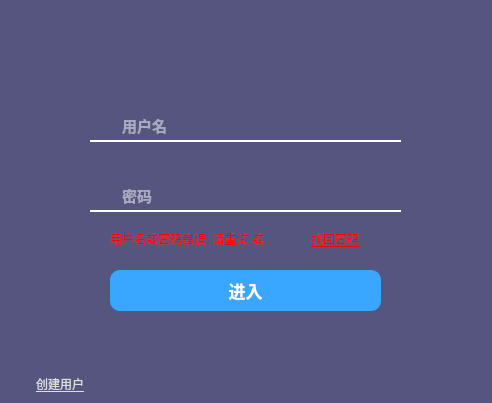
<?xml version="1.0" encoding="UTF-8"?>
<ui version="4.0">
 <class>Login</class>
 <widget class="QWidget" name="Login">
  <property name="windowModality">
   <enum>Qt::WindowModal</enum>
  </property>
  <property name="geometry">
   <rect>
    <x>0</x>
    <y>0</y>
    <width>492</width>
    <height>403</height>
   </rect>
  </property>
  <property name="minimumSize">
   <size>
    <width>0</width>
    <height>0</height>
   </size>
  </property>
  <property name="maximumSize">
   <size>
    <width>10000</width>
    <height>10000</height>
   </size>
  </property>
  <property name="font">
   <font>
    <family>High Tower Text</family>
    <weight>75</weight>
    <bold>true</bold>
   </font>
  </property>
  <property name="windowTitle">
   <string>Password Manager</string>
  </property>
  <property name="autoFillBackground">
   <bool>false</bool>
  </property>
  <property name="styleSheet">
   <string notr="true">background: rgb(85, 85, 127);
border-radius:10px;
</string>
  </property>
  <widget class="QPushButton" name="LoginInbtn">
   <property name="geometry">
    <rect>
     <x>110</x>
     <y>270</y>
     <width>271</width>
     <height>41</height>
    </rect>
   </property>
   <property name="palette">
    <palette>
     <active>
      <colorrole role="WindowText">
       <brush brushstyle="SolidPattern">
        <color alpha="255">
         <red>255</red>
         <green>255</green>
         <blue>255</blue>
        </color>
       </brush>
      </colorrole>
      <colorrole role="Button">
       <brush brushstyle="LinearGradientPattern">
        <gradient startx="0.999316000000000" starty="0.353000000000000" endx="1.000000000000000" endy="0.000000000000000" type="LinearGradient" spread="PadSpread" coordinatemode="ObjectBoundingMode">
         <gradientstop position="1.000000000000000">
          <color alpha="255">
           <red>57</red>
           <green>166</green>
           <blue>255</blue>
          </color>
         </gradientstop>
        </gradient>
       </brush>
      </colorrole>
      <colorrole role="Text">
       <brush brushstyle="SolidPattern">
        <color alpha="255">
         <red>255</red>
         <green>255</green>
         <blue>255</blue>
        </color>
       </brush>
      </colorrole>
      <colorrole role="ButtonText">
       <brush brushstyle="SolidPattern">
        <color alpha="255">
         <red>255</red>
         <green>255</green>
         <blue>255</blue>
        </color>
       </brush>
      </colorrole>
      <colorrole role="Base">
       <brush brushstyle="LinearGradientPattern">
        <gradient startx="0.999316000000000" starty="0.353000000000000" endx="1.000000000000000" endy="0.000000000000000" type="LinearGradient" spread="PadSpread" coordinatemode="ObjectBoundingMode">
         <gradientstop position="1.000000000000000">
          <color alpha="255">
           <red>57</red>
           <green>166</green>
           <blue>255</blue>
          </color>
         </gradientstop>
        </gradient>
       </brush>
      </colorrole>
      <colorrole role="Window">
       <brush brushstyle="LinearGradientPattern">
        <gradient startx="0.999316000000000" starty="0.353000000000000" endx="1.000000000000000" endy="0.000000000000000" type="LinearGradient" spread="PadSpread" coordinatemode="ObjectBoundingMode">
         <gradientstop position="1.000000000000000">
          <color alpha="255">
           <red>57</red>
           <green>166</green>
           <blue>255</blue>
          </color>
         </gradientstop>
        </gradient>
       </brush>
      </colorrole>
      <colorrole role="PlaceholderText">
       <brush brushstyle="NoBrush">
        <color alpha="128">
         <red>255</red>
         <green>255</green>
         <blue>255</blue>
        </color>
       </brush>
      </colorrole>
     </active>
     <inactive>
      <colorrole role="WindowText">
       <brush brushstyle="SolidPattern">
        <color alpha="255">
         <red>255</red>
         <green>255</green>
         <blue>255</blue>
        </color>
       </brush>
      </colorrole>
      <colorrole role="Button">
       <brush brushstyle="LinearGradientPattern">
        <gradient startx="0.999316000000000" starty="0.353000000000000" endx="1.000000000000000" endy="0.000000000000000" type="LinearGradient" spread="PadSpread" coordinatemode="ObjectBoundingMode">
         <gradientstop position="1.000000000000000">
          <color alpha="255">
           <red>57</red>
           <green>166</green>
           <blue>255</blue>
          </color>
         </gradientstop>
        </gradient>
       </brush>
      </colorrole>
      <colorrole role="Text">
       <brush brushstyle="SolidPattern">
        <color alpha="255">
         <red>255</red>
         <green>255</green>
         <blue>255</blue>
        </color>
       </brush>
      </colorrole>
      <colorrole role="ButtonText">
       <brush brushstyle="SolidPattern">
        <color alpha="255">
         <red>255</red>
         <green>255</green>
         <blue>255</blue>
        </color>
       </brush>
      </colorrole>
      <colorrole role="Base">
       <brush brushstyle="LinearGradientPattern">
        <gradient startx="0.999316000000000" starty="0.353000000000000" endx="1.000000000000000" endy="0.000000000000000" type="LinearGradient" spread="PadSpread" coordinatemode="ObjectBoundingMode">
         <gradientstop position="1.000000000000000">
          <color alpha="255">
           <red>57</red>
           <green>166</green>
           <blue>255</blue>
          </color>
         </gradientstop>
        </gradient>
       </brush>
      </colorrole>
      <colorrole role="Window">
       <brush brushstyle="LinearGradientPattern">
        <gradient startx="0.999316000000000" starty="0.353000000000000" endx="1.000000000000000" endy="0.000000000000000" type="LinearGradient" spread="PadSpread" coordinatemode="ObjectBoundingMode">
         <gradientstop position="1.000000000000000">
          <color alpha="255">
           <red>57</red>
           <green>166</green>
           <blue>255</blue>
          </color>
         </gradientstop>
        </gradient>
       </brush>
      </colorrole>
      <colorrole role="PlaceholderText">
       <brush brushstyle="NoBrush">
        <color alpha="128">
         <red>255</red>
         <green>255</green>
         <blue>255</blue>
        </color>
       </brush>
      </colorrole>
     </inactive>
     <disabled>
      <colorrole role="WindowText">
       <brush brushstyle="SolidPattern">
        <color alpha="255">
         <red>0</red>
         <green>0</green>
         <blue>0</blue>
        </color>
       </brush>
      </colorrole>
      <colorrole role="Button">
       <brush brushstyle="LinearGradientPattern">
        <gradient startx="0.000000000000000" starty="0.000000000000000" endx="1.000000000000000" endy="0.000000000000000" type="LinearGradient" spread="PadSpread" coordinatemode="ObjectBoundingMode">
         <gradientstop position="0.000000000000000">
          <color alpha="255">
           <red>163</red>
           <green>163</green>
           <blue>163</blue>
          </color>
         </gradientstop>
         <gradientstop position="1.000000000000000">
          <color alpha="255">
           <red>173</red>
           <green>173</green>
           <blue>173</blue>
          </color>
         </gradientstop>
        </gradient>
       </brush>
      </colorrole>
      <colorrole role="Text">
       <brush brushstyle="SolidPattern">
        <color alpha="255">
         <red>0</red>
         <green>0</green>
         <blue>0</blue>
        </color>
       </brush>
      </colorrole>
      <colorrole role="ButtonText">
       <brush brushstyle="SolidPattern">
        <color alpha="255">
         <red>0</red>
         <green>0</green>
         <blue>0</blue>
        </color>
       </brush>
      </colorrole>
      <colorrole role="Base">
       <brush brushstyle="LinearGradientPattern">
        <gradient startx="0.000000000000000" starty="0.000000000000000" endx="1.000000000000000" endy="0.000000000000000" type="LinearGradient" spread="PadSpread" coordinatemode="ObjectBoundingMode">
         <gradientstop position="0.000000000000000">
          <color alpha="255">
           <red>163</red>
           <green>163</green>
           <blue>163</blue>
          </color>
         </gradientstop>
         <gradientstop position="1.000000000000000">
          <color alpha="255">
           <red>173</red>
           <green>173</green>
           <blue>173</blue>
          </color>
         </gradientstop>
        </gradient>
       </brush>
      </colorrole>
      <colorrole role="Window">
       <brush brushstyle="LinearGradientPattern">
        <gradient startx="0.000000000000000" starty="0.000000000000000" endx="1.000000000000000" endy="0.000000000000000" type="LinearGradient" spread="PadSpread" coordinatemode="ObjectBoundingMode">
         <gradientstop position="0.000000000000000">
          <color alpha="255">
           <red>163</red>
           <green>163</green>
           <blue>163</blue>
          </color>
         </gradientstop>
         <gradientstop position="1.000000000000000">
          <color alpha="255">
           <red>173</red>
           <green>173</green>
           <blue>173</blue>
          </color>
         </gradientstop>
        </gradient>
       </brush>
      </colorrole>
      <colorrole role="PlaceholderText">
       <brush brushstyle="NoBrush">
        <color alpha="128">
         <red>255</red>
         <green>255</green>
         <blue>255</blue>
        </color>
       </brush>
      </colorrole>
     </disabled>
    </palette>
   </property>
   <property name="font">
    <font>
     <family>微软雅黑 Light</family>
     <pointsize>-1</pointsize>
     <weight>75</weight>
     <bold>true</bold>
     <kerning>true</kerning>
    </font>
   </property>
   <property name="cursor">
    <cursorShape>PointingHandCursor</cursorShape>
   </property>
   <property name="mouseTracking">
    <bool>true</bool>
   </property>
   <property name="focusPolicy">
    <enum>Qt::NoFocus</enum>
   </property>
   <property name="contextMenuPolicy">
    <enum>Qt::DefaultContextMenu</enum>
   </property>
   <property name="statusTip">
    <string>登录</string>
   </property>
   <property name="styleSheet">
    <string notr="true">QPushButton
{
	border-radius:10px;
	color:white;
	font-size:17px;
	background:qlineargradient(spread:pad, x1:0.999316, y1:0.353, x2:1, y2:0, stop:1 rgba(57, 166, 255, 255));
}
QPushButton:hover
{
	border-radius:5px;
	color:white;
	font-size:17px;
	background:qlineargradient(spread:pad, x1:0.905, y1:0.159682, x2:0.973684, y2:0.96, stop:0.378947 rgba(6, 178, 255, 255), stop:1 rgba(255, 255, 255, 255))
}
QPushButton:disabled
{
	border-radius:10px;
	color:black;
	font-size:17px;
	background:qlineargradient(spread:pad, x1:0, y1:0, x2:1, y2:0, stop:0 rgba(163, 163, 163, 255), stop:1 rgba(173, 173, 173, 255));
}
QPushButton:press
{
	border-radius:2px;
	background-color:transparent;
	color:white;
	font-size:17px;
	background:qlineargradient(spread:pad, x1:0.905, y1:0.159682, x2:0.973684, y2:0.96, stop:0.378947 rgba(21, 178, 255, 255), stop:1 rgba(255, 255, 255, 255))
}</string>
   </property>
   <property name="text">
    <string>进入</string>
   </property>
   <property name="shortcut">
    <string>Ctrl+Enter</string>
   </property>
   <property name="checkable">
    <bool>false</bool>
   </property>
   <property name="autoDefault">
    <bool>true</bool>
   </property>
   <property name="default">
    <bool>true</bool>
   </property>
  </widget>
  <widget class="QLineEdit" name="password">
   <property name="geometry">
    <rect>
     <x>120</x>
     <y>180</y>
     <width>281</width>
     <height>31</height>
    </rect>
   </property>
   <property name="font">
    <font>
     <family>Microsoft YaHei</family>
     <pointsize>11</pointsize>
     <weight>75</weight>
     <bold>true</bold>
    </font>
   </property>
   <property name="focusPolicy">
    <enum>Qt::StrongFocus</enum>
   </property>
   <property name="statusTip">
    <string>输入密码</string>
   </property>
   <property name="autoFillBackground">
    <bool>false</bool>
   </property>
   <property name="styleSheet">
    <string notr="true">QLineEdit
{
	border: 0px;
	border-radius: 15px;
	background-color:transparent;
	color: white;

}</string>
   </property>
   <property name="inputMethodHints">
    <set>Qt::ImhHiddenText|Qt::ImhNoAutoUppercase|Qt::ImhNoPredictiveText|Qt::ImhSensitiveData</set>
   </property>
   <property name="inputMask">
    <string/>
   </property>
   <property name="maxLength">
    <number>16</number>
   </property>
   <property name="echoMode">
    <enum>QLineEdit::Password</enum>
   </property>
   <property name="cursorPosition">
    <number>0</number>
   </property>
   <property name="placeholderText">
    <string>密码</string>
   </property>
   <property name="clearButtonEnabled">
    <bool>true</bool>
   </property>
  </widget>
  <widget class="QLineEdit" name="username">
   <property name="geometry">
    <rect>
     <x>120</x>
     <y>110</y>
     <width>281</width>
     <height>31</height>
    </rect>
   </property>
   <property name="font">
    <font>
     <family>Microsoft YaHei</family>
     <pointsize>11</pointsize>
     <weight>75</weight>
     <bold>true</bold>
    </font>
   </property>
   <property name="tabletTracking">
    <bool>true</bool>
   </property>
   <property name="focusPolicy">
    <enum>Qt::StrongFocus</enum>
   </property>
   <property name="toolTip">
    <string>用户名</string>
   </property>
   <property name="statusTip">
    <string>输入用户名</string>
   </property>
   <property name="accessibleName">
    <string>用户名</string>
   </property>
   <property name="accessibleDescription">
    <string>用户名</string>
   </property>
   <property name="layoutDirection">
    <enum>Qt::LeftToRight</enum>
   </property>
   <property name="autoFillBackground">
    <bool>false</bool>
   </property>
   <property name="styleSheet">
    <string notr="true">QLineEdit
{
	border: 0px;
	border-radius: 15px;
	background-color:transparent;
	color: white;


}</string>
   </property>
   <property name="inputMethodHints">
    <set>Qt::ImhPreferLowercase|Qt::ImhPreferNumbers|Qt::ImhPreferUppercase</set>
   </property>
   <property name="inputMask">
    <string/>
   </property>
   <property name="text">
    <string/>
   </property>
   <property name="maxLength">
    <number>20</number>
   </property>
   <property name="alignment">
    <set>Qt::AlignLeading|Qt::AlignLeft|Qt::AlignVCenter</set>
   </property>
   <property name="placeholderText">
    <string>用户名</string>
   </property>
   <property name="clearButtonEnabled">
    <bool>true</bool>
   </property>
  </widget>
  <widget class="QPushButton" name="createUser">
   <property name="geometry">
    <rect>
     <x>20</x>
     <y>370</y>
     <width>80</width>
     <height>28</height>
    </rect>
   </property>
   <property name="font">
    <font>
     <family>Adobe 黑体 Std R</family>
     <underline>true</underline>
    </font>
   </property>
   <property name="cursor">
    <cursorShape>PointingHandCursor</cursorShape>
   </property>
   <property name="focusPolicy">
    <enum>Qt::NoFocus</enum>
   </property>
   <property name="contextMenuPolicy">
    <enum>Qt::DefaultContextMenu</enum>
   </property>
   <property name="styleSheet">
    <string notr="true">QPushButton
{
	color: rgb(222, 222, 222);
	border: 0px;
	background-color:transparent;
}
QPushButton:hover
{
	color: rgb(0, 170, 255);
	background-color:transparent;
}</string>
   </property>
   <property name="text">
    <string>创建用户</string>
   </property>
   <property name="flat">
    <bool>true</bool>
   </property>
  </widget>
  <widget class="QPushButton" name="userIcon">
   <property name="enabled">
    <bool>true</bool>
   </property>
   <property name="geometry">
    <rect>
     <x>90</x>
     <y>110</y>
     <width>31</width>
     <height>31</height>
    </rect>
   </property>
   <property name="focusPolicy">
    <enum>Qt::NoFocus</enum>
   </property>
   <property name="styleSheet">
    <string notr="true">border: 0px;
background-color:transparent;</string>
   </property>
   <property name="text">
    <string/>
   </property>
   <property name="icon">
    <iconset resource="icon.qrc">
     <normaloff>:/icon1/usernameWHITE</normaloff>:/icon1/usernameWHITE</iconset>
   </property>
   <property name="iconSize">
    <size>
     <width>20</width>
     <height>20</height>
    </size>
   </property>
   <property name="flat">
    <bool>true</bool>
   </property>
  </widget>
  <widget class="QPushButton" name="pswdIcon">
   <property name="enabled">
    <bool>true</bool>
   </property>
   <property name="geometry">
    <rect>
     <x>90</x>
     <y>180</y>
     <width>31</width>
     <height>31</height>
    </rect>
   </property>
   <property name="focusPolicy">
    <enum>Qt::NoFocus</enum>
   </property>
   <property name="styleSheet">
    <string notr="true">border: 0px;
background-color:transparent;</string>
   </property>
   <property name="text">
    <string/>
   </property>
   <property name="icon">
    <iconset resource="icon.qrc">
     <normaloff>:/icon1/pswdWHITE</normaloff>:/icon1/pswdWHITE</iconset>
   </property>
   <property name="iconSize">
    <size>
     <width>20</width>
     <height>20</height>
    </size>
   </property>
   <property name="flat">
    <bool>true</bool>
   </property>
  </widget>
  <widget class="QPushButton" name="Help">
   <property name="geometry">
    <rect>
     <x>440</x>
     <y>360</y>
     <width>35</width>
     <height>35</height>
    </rect>
   </property>
   <property name="font">
    <font>
     <stylestrategy>PreferAntialias</stylestrategy>
    </font>
   </property>
   <property name="cursor">
    <cursorShape>PointingHandCursor</cursorShape>
   </property>
   <property name="focusPolicy">
    <enum>Qt::NoFocus</enum>
   </property>
   <property name="styleSheet">
    <string notr="true">QPushButton
{
	border: 0px;
	background-color:transparent;
}
QPushButton:hover
{
	border: 0px;
	background-color:transparent;
}</string>
   </property>
   <property name="text">
    <string/>
   </property>
   <property name="icon">
    <iconset resource="icon.qrc">
     <normaloff>:/icon1/helpWHITE</normaloff>:/icon1/helpWHITE</iconset>
   </property>
   <property name="iconSize">
    <size>
     <width>25</width>
     <height>25</height>
    </size>
   </property>
   <property name="flat">
    <bool>true</bool>
   </property>
  </widget>
  <widget class="Line" name="userLine">
   <property name="geometry">
    <rect>
     <x>90</x>
     <y>140</y>
     <width>311</width>
     <height>16</height>
    </rect>
   </property>
   <property name="styleSheet">
    <string notr="true">border-top: 2px solid white; 
background-color:transparent;</string>
   </property>
   <property name="orientation">
    <enum>Qt::Horizontal</enum>
   </property>
  </widget>
  <widget class="Line" name="pawdLine">
   <property name="geometry">
    <rect>
     <x>90</x>
     <y>210</y>
     <width>311</width>
     <height>16</height>
    </rect>
   </property>
   <property name="styleSheet">
    <string notr="true">border-top: 2px solid white; 
background-color:transparent;
</string>
   </property>
   <property name="frameShadow">
    <enum>QFrame::Raised</enum>
   </property>
   <property name="orientation">
    <enum>Qt::Horizontal</enum>
   </property>
  </widget>
  <widget class="QGroupBox" name="groupBox">
   <property name="geometry">
    <rect>
     <x>100</x>
     <y>230</y>
     <width>311</width>
     <height>21</height>
    </rect>
   </property>
   <property name="styleSheet">
    <string notr="true">border: 0px;
background-color:transparent;
color: white;</string>
   </property>
   <property name="title">
    <string/>
   </property>
   <widget class="QLabel" name="errortips">
    <property name="geometry">
     <rect>
      <x>10</x>
      <y>0</y>
      <width>190</width>
      <height>18</height>
     </rect>
    </property>
    <property name="font">
     <font>
      <family>Microsoft YaHei UI</family>
      <pointsize>9</pointsize>
      <weight>50</weight>
      <bold>false</bold>
     </font>
    </property>
    <property name="styleSheet">
     <string notr="true">border: 0px;
background-color:transparent;
color: red;</string>
    </property>
    <property name="text">
     <string>用户名或密码错误, 请重试 或</string>
    </property>
   </widget>
   <widget class="QPushButton" name="findpassword">
    <property name="geometry">
     <rect>
      <x>200</x>
      <y>0</y>
      <width>70</width>
      <height>18</height>
     </rect>
    </property>
    <property name="font">
     <font>
      <family>Microsoft YaHei UI</family>
      <underline>true</underline>
     </font>
    </property>
    <property name="styleSheet">
     <string notr="true">QPushButton
{
	border: 0px;
	background-color:transparent;
	color: red;
}
QPushButton:hover
{
	border: 0px;
	background-color:transparent;
	color: rgb(0, 170, 255);
}</string>
    </property>
    <property name="text">
     <string>找回密码</string>
    </property>
   </widget>
  </widget>
  <widget class="QWidget" name="widget" native="true">
   <property name="geometry">
    <rect>
     <x>0</x>
     <y>0</y>
     <width>501</width>
     <height>40</height>
    </rect>
   </property>
   <property name="styleSheet">
    <string notr="true">QWidget
{
	background-color:transparent;
}
QWidget:hover
{
	background-color:qlineargradient(spread:pad, x1:0.489, y1:0, x2:0.479, y2:1, stop:0 rgba(255, 255, 255, 0), stop:0.489474 rgba(255, 255, 255, 61), stop:1 rgba(255, 255, 255, 0));
}</string>
   </property>
   <widget class="QPushButton" name="close">
    <property name="geometry">
     <rect>
      <x>450</x>
      <y>0</y>
      <width>40</width>
      <height>40</height>
     </rect>
    </property>
    <property name="focusPolicy">
     <enum>Qt::NoFocus</enum>
    </property>
    <property name="styleSheet">
     <string notr="true">QPushButton
{
	border: 0px;
	background-color:transparent;

}
QPushButton:hover
{
	background:qlineargradient(spread:pad, x1:0, y1:0, x2:1, y2:1, stop:0 rgba(255, 85, 0, 255), stop:1 rgba(255, 0, 255, 255));
}</string>
    </property>
    <property name="text">
     <string/>
    </property>
    <property name="icon">
     <iconset resource="icon.qrc">
      <normaloff>:/icon1/closeWHITE</normaloff>:/icon1/closeWHITE</iconset>
    </property>
    <property name="flat">
     <bool>true</bool>
    </property>
   </widget>
   <widget class="QPushButton" name="setting_2">
    <property name="geometry">
     <rect>
      <x>410</x>
      <y>0</y>
      <width>40</width>
      <height>40</height>
     </rect>
    </property>
    <property name="focusPolicy">
     <enum>Qt::NoFocus</enum>
    </property>
    <property name="styleSheet">
     <string notr="true">QPushButton
{
	border: 0px;
	background-color:transparent;
}
QPushButton:hover
{
	background: qlineargradient(spread:pad, x1:0.00526316, y1:0.006, x2:1, y2:1, stop:0 rgba(8, 8, 127, 255), stop:1 rgba(85, 85, 127, 255));
}</string>
    </property>
    <property name="text">
     <string/>
    </property>
    <property name="icon">
     <iconset resource="icon.qrc">
      <normaloff>:/icon1/minWHITE</normaloff>:/icon1/minWHITE</iconset>
    </property>
    <property name="iconSize">
     <size>
      <width>23</width>
      <height>23</height>
     </size>
    </property>
    <property name="flat">
     <bool>true</bool>
    </property>
   </widget>
   <widget class="QPushButton" name="setting">
    <property name="geometry">
     <rect>
      <x>370</x>
      <y>0</y>
      <width>40</width>
      <height>40</height>
     </rect>
    </property>
    <property name="cursor">
     <cursorShape>PointingHandCursor</cursorShape>
    </property>
    <property name="focusPolicy">
     <enum>Qt::NoFocus</enum>
    </property>
    <property name="styleSheet">
     <string notr="true">QPushButton
{
	border: 0px;
	background-color:transparent;
}
QPushButton:hover
{
	background: qlineargradient(spread:pad, x1:0.00526316, y1:0.006, x2:1, y2:1, stop:0 rgba(8, 8, 127, 255), stop:1 rgba(85, 85, 127, 255));
}</string>
    </property>
    <property name="text">
     <string/>
    </property>
    <property name="icon">
     <iconset resource="icon.qrc">
      <normaloff>:/icon1/settingWHITE</normaloff>:/icon1/settingWHITE</iconset>
    </property>
    <property name="iconSize">
     <size>
      <width>23</width>
      <height>23</height>
     </size>
    </property>
    <property name="flat">
     <bool>true</bool>
    </property>
   </widget>
   <widget class="QPushButton" name="pushButton">
    <property name="enabled">
     <bool>false</bool>
    </property>
    <property name="geometry">
     <rect>
      <x>0</x>
      <y>0</y>
      <width>221</width>
      <height>40</height>
     </rect>
    </property>
    <property name="styleSheet">
     <string notr="true">border: 0px;
background-color:transparent;</string>
    </property>
    <property name="text">
     <string/>
    </property>
    <property name="icon">
     <iconset resource="icon.qrc">
      <normaloff>:/icon1/title</normaloff>:/icon1/title</iconset>
    </property>
    <property name="iconSize">
     <size>
      <width>220</width>
      <height>220</height>
     </size>
    </property>
    <property name="flat">
     <bool>true</bool>
    </property>
   </widget>
  </widget>
 </widget>
 <resources>
  <include location="icon.qrc"/>
 </resources>
 <connections/>
</ui>
